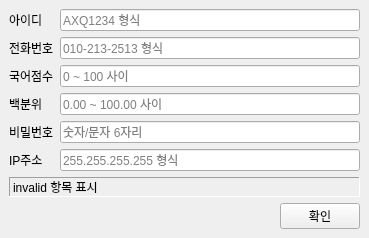
<?xml version="1.0" encoding="UTF-8"?>
<ui version="4.0">
 <class>MainWindow</class>
 <widget class="QMainWindow" name="MainWindow">
  <property name="geometry">
   <rect>
    <x>0</x>
    <y>0</y>
    <width>369</width>
    <height>222</height>
   </rect>
  </property>
  <property name="windowTitle">
   <string>MainWindow</string>
  </property>
  <widget class="QWidget" name="centralwidget">
   <layout class="QVBoxLayout" name="verticalLayout">
    <item>
     <layout class="QFormLayout" name="formLayout">
      <item row="0" column="0">
       <widget class="QLabel" name="Label">
        <property name="text">
         <string>아이디</string>
        </property>
       </widget>
      </item>
      <item row="0" column="1">
       <widget class="QLineEdit" name="LineEdit_4">
        <property name="inputMask">
         <string/>
        </property>
        <property name="placeholderText">
         <string>AXQ1234 형식</string>
        </property>
       </widget>
      </item>
      <item row="1" column="0">
       <widget class="QLabel" name="Label_3">
        <property name="text">
         <string>전화번호</string>
        </property>
       </widget>
      </item>
      <item row="1" column="1">
       <widget class="QLineEdit" name="LineEdit_5">
        <property name="inputMask">
         <string/>
        </property>
        <property name="placeholderText">
         <string>010-213-2513 형식</string>
        </property>
       </widget>
      </item>
      <item row="2" column="0">
       <widget class="QLabel" name="Label_4">
        <property name="text">
         <string>국어점수</string>
        </property>
       </widget>
      </item>
      <item row="2" column="1">
       <widget class="QLineEdit" name="LineEdit_3">
        <property name="placeholderText">
         <string>0 ~ 100 사이</string>
        </property>
       </widget>
      </item>
      <item row="3" column="0">
       <widget class="QLabel" name="Label_5">
        <property name="text">
         <string>백분위</string>
        </property>
       </widget>
      </item>
      <item row="3" column="1">
       <widget class="QLineEdit" name="LineEdit">
        <property name="placeholderText">
         <string>0.00 ~ 100.00 사이</string>
        </property>
       </widget>
      </item>
      <item row="4" column="0">
       <widget class="QLabel" name="Label_2">
        <property name="text">
         <string>비밀번호</string>
        </property>
       </widget>
      </item>
      <item row="4" column="1">
       <widget class="QLineEdit" name="LineEdit_2">
        <property name="inputMask">
         <string/>
        </property>
        <property name="placeholderText">
         <string>숫자/문자 6자리</string>
        </property>
       </widget>
      </item>
      <item row="5" column="0">
       <widget class="QLabel" name="iPLabel">
        <property name="text">
         <string>IP주소</string>
        </property>
       </widget>
      </item>
      <item row="5" column="1">
       <widget class="QLineEdit" name="linIP">
        <property name="inputMask">
         <string/>
        </property>
        <property name="placeholderText">
         <string>255.255.255.255 형식</string>
        </property>
       </widget>
      </item>
     </layout>
    </item>
    <item>
     <widget class="QLabel" name="lblError">
      <property name="frameShape">
       <enum>QFrame::Panel</enum>
      </property>
      <property name="frameShadow">
       <enum>QFrame::Sunken</enum>
      </property>
      <property name="text">
       <string>invalid 항목 표시</string>
      </property>
     </widget>
    </item>
    <item>
     <layout class="QHBoxLayout" name="horizontalLayout">
      <item>
       <spacer name="horizontalSpacer">
        <property name="orientation">
         <enum>Qt::Horizontal</enum>
        </property>
        <property name="sizeHint" stdset="0">
         <size>
          <width>40</width>
          <height>20</height>
         </size>
        </property>
       </spacer>
      </item>
      <item>
       <widget class="QPushButton" name="btnOK">
        <property name="text">
         <string>확인</string>
        </property>
       </widget>
      </item>
     </layout>
    </item>
   </layout>
  </widget>
 </widget>
 <resources/>
 <connections/>
</ui>
